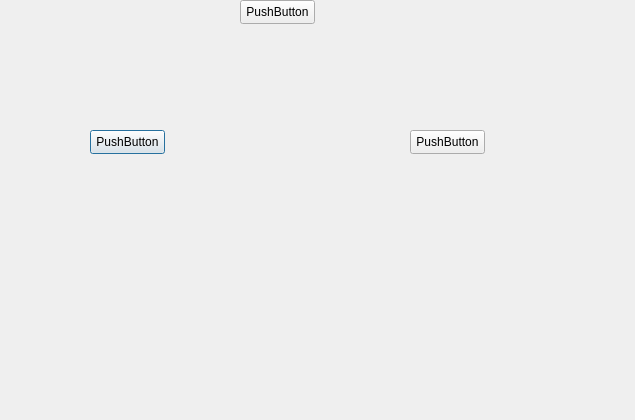
<?xml version="1.0" encoding="UTF-8"?>
<ui version="4.0">
 <class>interface_information</class>
 <widget class="QDialog" name="interface_information">
  <property name="geometry">
   <rect>
    <x>0</x>
    <y>0</y>
    <width>635</width>
    <height>420</height>
   </rect>
  </property>
  <property name="windowTitle">
   <string>Dialog</string>
  </property>
  <widget class="QPushButton" name="pushButton">
   <property name="geometry">
    <rect>
     <x>90</x>
     <y>130</y>
     <width>75</width>
     <height>24</height>
    </rect>
   </property>
   <property name="text">
    <string>PushButton</string>
   </property>
  </widget>
  <widget class="QPushButton" name="pushButton_2">
   <property name="geometry">
    <rect>
     <x>410</x>
     <y>130</y>
     <width>75</width>
     <height>24</height>
    </rect>
   </property>
   <property name="text">
    <string>PushButton</string>
   </property>
  </widget>
  <widget class="QPushButton" name="pushButton_3">
   <property name="geometry">
    <rect>
     <x>240</x>
     <y>0</y>
     <width>75</width>
     <height>24</height>
    </rect>
   </property>
   <property name="text">
    <string>PushButton</string>
   </property>
  </widget>
 </widget>
 <resources/>
 <connections/>
</ui>
